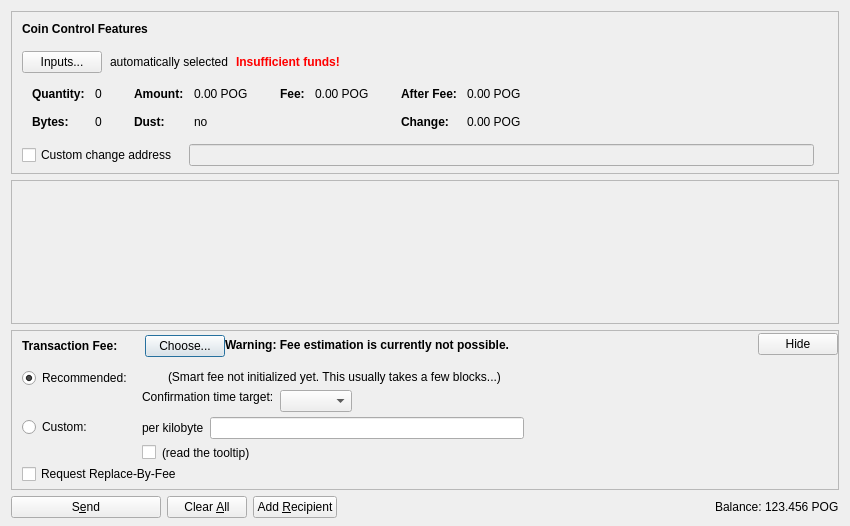
<?xml version="1.0" encoding="UTF-8"?>
<ui version="4.0">
 <class>SendCoinsDialog</class>
 <widget class="QDialog" name="SendCoinsDialog">
  <property name="geometry">
   <rect>
    <x>0</x>
    <y>0</y>
    <width>850</width>
    <height>526</height>
   </rect>
  </property>
  <property name="windowTitle">
   <string>Send Coins</string>
  </property>
  <layout class="QVBoxLayout" name="verticalLayout" stretch="0,1,0,0">
   <property name="bottomMargin">
    <number>8</number>
   </property>
   <item>
    <widget class="QFrame" name="frameCoinControl">
     <property name="sizePolicy">
      <sizepolicy hsizetype="Expanding" vsizetype="Expanding">
       <horstretch>0</horstretch>
       <verstretch>0</verstretch>
      </sizepolicy>
     </property>
     <property name="maximumSize">
      <size>
       <width>16777215</width>
       <height>16777215</height>
      </size>
     </property>
     <property name="frameShape">
      <enum>QFrame::StyledPanel</enum>
     </property>
     <property name="frameShadow">
      <enum>QFrame::Sunken</enum>
     </property>
     <layout class="QVBoxLayout" name="verticalLayoutCoinControl2">
      <property name="spacing">
       <number>0</number>
      </property>
      <property name="leftMargin">
       <number>0</number>
      </property>
      <property name="topMargin">
       <number>0</number>
      </property>
      <property name="rightMargin">
       <number>0</number>
      </property>
      <property name="bottomMargin">
       <number>6</number>
      </property>
      <item>
       <layout class="QVBoxLayout" name="verticalLayoutCoinControl" stretch="0,0,0,0,1">
        <property name="spacing">
         <number>0</number>
        </property>
        <property name="leftMargin">
         <number>10</number>
        </property>
        <property name="topMargin">
         <number>10</number>
        </property>
        <item>
         <layout class="QHBoxLayout" name="horizontalLayoutCoinControl1">
          <property name="bottomMargin">
           <number>15</number>
          </property>
          <item>
           <widget class="QLabel" name="labelCoinControlFeatures">
            <property name="sizePolicy">
             <sizepolicy hsizetype="Preferred" vsizetype="Maximum">
              <horstretch>0</horstretch>
              <verstretch>0</verstretch>
             </sizepolicy>
            </property>
            <property name="font">
             <font>
              <weight>75</weight>
              <bold>true</bold>
             </font>
            </property>
            <property name="styleSheet">
             <string notr="true">font-weight:bold;</string>
            </property>
            <property name="text">
             <string>Coin Control Features</string>
            </property>
           </widget>
          </item>
         </layout>
        </item>
        <item>
         <layout class="QHBoxLayout" name="horizontalLayoutCoinControl2" stretch="0,0,0,0">
          <property name="spacing">
           <number>8</number>
          </property>
          <property name="bottomMargin">
           <number>10</number>
          </property>
          <item>
           <widget class="QPushButton" name="pushButtonCoinControl">
            <property name="styleSheet">
             <string notr="true"/>
            </property>
            <property name="text">
             <string>Inputs...</string>
            </property>
            <property name="autoDefault">
             <bool>false</bool>
            </property>
           </widget>
          </item>
          <item>
           <widget class="QLabel" name="labelCoinControlAutomaticallySelected">
            <property name="text">
             <string>automatically selected</string>
            </property>
            <property name="margin">
             <number>5</number>
            </property>
           </widget>
          </item>
          <item>
           <widget class="QLabel" name="labelCoinControlInsuffFunds">
            <property name="font">
             <font>
              <weight>75</weight>
              <bold>true</bold>
             </font>
            </property>
            <property name="styleSheet">
             <string notr="true">color:red;font-weight:bold;</string>
            </property>
            <property name="text">
             <string>Insufficient funds!</string>
            </property>
            <property name="margin">
             <number>5</number>
            </property>
           </widget>
          </item>
          <item>
           <spacer name="horizontalSpacerCoinControl">
            <property name="orientation">
             <enum>Qt::Horizontal</enum>
            </property>
            <property name="sizeHint" stdset="0">
             <size>
              <width>40</width>
              <height>1</height>
             </size>
            </property>
           </spacer>
          </item>
         </layout>
        </item>
        <item>
         <widget class="QWidget" name="widgetCoinControl" native="true">
          <property name="sizePolicy">
           <sizepolicy hsizetype="Preferred" vsizetype="Preferred">
            <horstretch>0</horstretch>
            <verstretch>0</verstretch>
           </sizepolicy>
          </property>
          <property name="minimumSize">
           <size>
            <width>0</width>
            <height>0</height>
           </size>
          </property>
          <property name="styleSheet">
           <string notr="true"/>
          </property>
          <layout class="QHBoxLayout" name="horizontalLayoutCoinControl5">
           <property name="leftMargin">
            <number>0</number>
           </property>
           <property name="topMargin">
            <number>0</number>
           </property>
           <property name="rightMargin">
            <number>0</number>
           </property>
           <property name="bottomMargin">
            <number>0</number>
           </property>
           <item>
            <layout class="QHBoxLayout" name="horizontalLayoutCoinControl3" stretch="0,0,0,1">
             <property name="spacing">
              <number>20</number>
             </property>
             <property name="topMargin">
              <number>0</number>
             </property>
             <property name="bottomMargin">
              <number>10</number>
             </property>
             <item>
              <layout class="QFormLayout" name="formLayoutCoinControl1">
               <property name="horizontalSpacing">
                <number>10</number>
               </property>
               <property name="verticalSpacing">
                <number>14</number>
               </property>
               <property name="leftMargin">
                <number>10</number>
               </property>
               <property name="topMargin">
                <number>4</number>
               </property>
               <property name="rightMargin">
                <number>6</number>
               </property>
               <item row="0" column="0">
                <widget class="QLabel" name="labelCoinControlQuantityText">
                 <property name="font">
                  <font>
                   <weight>75</weight>
                   <bold>true</bold>
                  </font>
                 </property>
                 <property name="text">
                  <string>Quantity:</string>
                 </property>
                 <property name="margin">
                  <number>0</number>
                 </property>
                </widget>
               </item>
               <item row="0" column="1">
                <widget class="QLabel" name="labelCoinControlQuantity">
                 <property name="cursor">
                  <cursorShape>IBeamCursor</cursorShape>
                 </property>
                 <property name="contextMenuPolicy">
                  <enum>Qt::ActionsContextMenu</enum>
                 </property>
                 <property name="text">
                  <string notr="true">0</string>
                 </property>
                 <property name="margin">
                  <number>0</number>
                 </property>
                 <property name="textInteractionFlags">
                  <set>Qt::LinksAccessibleByMouse|Qt::TextSelectableByKeyboard|Qt::TextSelectableByMouse</set>
                 </property>
                </widget>
               </item>
               <item row="1" column="0">
                <widget class="QLabel" name="labelCoinControlBytesText">
                 <property name="font">
                  <font>
                   <weight>75</weight>
                   <bold>true</bold>
                  </font>
                 </property>
                 <property name="text">
                  <string>Bytes:</string>
                 </property>
                </widget>
               </item>
               <item row="1" column="1">
                <widget class="QLabel" name="labelCoinControlBytes">
                 <property name="cursor">
                  <cursorShape>IBeamCursor</cursorShape>
                 </property>
                 <property name="contextMenuPolicy">
                  <enum>Qt::ActionsContextMenu</enum>
                 </property>
                 <property name="text">
                  <string notr="true">0</string>
                 </property>
                 <property name="textInteractionFlags">
                  <set>Qt::LinksAccessibleByMouse|Qt::TextSelectableByKeyboard|Qt::TextSelectableByMouse</set>
                 </property>
                </widget>
               </item>
              </layout>
             </item>
             <item>
              <layout class="QFormLayout" name="formLayoutCoinControl2">
               <property name="horizontalSpacing">
                <number>10</number>
               </property>
               <property name="verticalSpacing">
                <number>14</number>
               </property>
               <property name="leftMargin">
                <number>6</number>
               </property>
               <property name="topMargin">
                <number>4</number>
               </property>
               <property name="rightMargin">
                <number>6</number>
               </property>
               <item row="0" column="0">
                <widget class="QLabel" name="labelCoinControlAmountText">
                 <property name="font">
                  <font>
                   <weight>75</weight>
                   <bold>true</bold>
                  </font>
                 </property>
                 <property name="text">
                  <string>Amount:</string>
                 </property>
                 <property name="margin">
                  <number>0</number>
                 </property>
                </widget>
               </item>
               <item row="0" column="1">
                <widget class="QLabel" name="labelCoinControlAmount">
                 <property name="cursor">
                  <cursorShape>IBeamCursor</cursorShape>
                 </property>
                 <property name="contextMenuPolicy">
                  <enum>Qt::ActionsContextMenu</enum>
                 </property>
                 <property name="text">
                  <string notr="true">0.00 POG</string>
                 </property>
                 <property name="textInteractionFlags">
                  <set>Qt::LinksAccessibleByMouse|Qt::TextSelectableByKeyboard|Qt::TextSelectableByMouse</set>
                 </property>
                </widget>
               </item>
               <item row="1" column="0">
                <widget class="QLabel" name="labelCoinControlLowOutputText">
                 <property name="font">
                  <font>
                   <weight>75</weight>
                   <bold>true</bold>
                  </font>
                 </property>
                 <property name="text">
                  <string>Dust:</string>
                 </property>
                </widget>
               </item>
               <item row="1" column="1">
                <widget class="QLabel" name="labelCoinControlLowOutput">
                 <property name="cursor">
                  <cursorShape>IBeamCursor</cursorShape>
                 </property>
                 <property name="contextMenuPolicy">
                  <enum>Qt::ActionsContextMenu</enum>
                 </property>
                 <property name="text">
                  <string notr="true">no</string>
                 </property>
                 <property name="textInteractionFlags">
                  <set>Qt::LinksAccessibleByMouse|Qt::TextSelectableByKeyboard|Qt::TextSelectableByMouse</set>
                 </property>
                </widget>
               </item>
              </layout>
             </item>
             <item>
              <layout class="QFormLayout" name="formLayoutCoinControl3">
               <property name="horizontalSpacing">
                <number>10</number>
               </property>
               <property name="verticalSpacing">
                <number>14</number>
               </property>
               <property name="leftMargin">
                <number>6</number>
               </property>
               <property name="topMargin">
                <number>4</number>
               </property>
               <property name="rightMargin">
                <number>6</number>
               </property>
               <item row="0" column="0">
                <widget class="QLabel" name="labelCoinControlFeeText">
                 <property name="font">
                  <font>
                   <weight>75</weight>
                   <bold>true</bold>
                  </font>
                 </property>
                 <property name="text">
                  <string>Fee:</string>
                 </property>
                 <property name="margin">
                  <number>0</number>
                 </property>
                </widget>
               </item>
               <item row="0" column="1">
                <widget class="QLabel" name="labelCoinControlFee">
                 <property name="cursor">
                  <cursorShape>IBeamCursor</cursorShape>
                 </property>
                 <property name="contextMenuPolicy">
                  <enum>Qt::ActionsContextMenu</enum>
                 </property>
                 <property name="text">
                  <string notr="true">0.00 POG</string>
                 </property>
                 <property name="textInteractionFlags">
                  <set>Qt::LinksAccessibleByMouse|Qt::TextSelectableByKeyboard|Qt::TextSelectableByMouse</set>
                 </property>
                </widget>
               </item>
              </layout>
             </item>
             <item>
              <layout class="QFormLayout" name="formLayoutCoinControl4">
               <property name="horizontalSpacing">
                <number>10</number>
               </property>
               <property name="verticalSpacing">
                <number>14</number>
               </property>
               <property name="leftMargin">
                <number>6</number>
               </property>
               <property name="topMargin">
                <number>4</number>
               </property>
               <property name="rightMargin">
                <number>6</number>
               </property>
               <item row="0" column="0">
                <widget class="QLabel" name="labelCoinControlAfterFeeText">
                 <property name="font">
                  <font>
                   <weight>75</weight>
                   <bold>true</bold>
                  </font>
                 </property>
                 <property name="text">
                  <string>After Fee:</string>
                 </property>
                 <property name="margin">
                  <number>0</number>
                 </property>
                </widget>
               </item>
               <item row="0" column="1">
                <widget class="QLabel" name="labelCoinControlAfterFee">
                 <property name="cursor">
                  <cursorShape>IBeamCursor</cursorShape>
                 </property>
                 <property name="contextMenuPolicy">
                  <enum>Qt::ActionsContextMenu</enum>
                 </property>
                 <property name="text">
                  <string notr="true">0.00 POG</string>
                 </property>
                 <property name="textInteractionFlags">
                  <set>Qt::LinksAccessibleByMouse|Qt::TextSelectableByKeyboard|Qt::TextSelectableByMouse</set>
                 </property>
                </widget>
               </item>
               <item row="1" column="0">
                <widget class="QLabel" name="labelCoinControlChangeText">
                 <property name="font">
                  <font>
                   <weight>75</weight>
                   <bold>true</bold>
                  </font>
                 </property>
                 <property name="text">
                  <string>Change:</string>
                 </property>
                </widget>
               </item>
               <item row="1" column="1">
                <widget class="QLabel" name="labelCoinControlChange">
                 <property name="cursor">
                  <cursorShape>IBeamCursor</cursorShape>
                 </property>
                 <property name="contextMenuPolicy">
                  <enum>Qt::ActionsContextMenu</enum>
                 </property>
                 <property name="text">
                  <string notr="true">0.00 POG</string>
                 </property>
                 <property name="textInteractionFlags">
                  <set>Qt::LinksAccessibleByMouse|Qt::TextSelectableByKeyboard|Qt::TextSelectableByMouse</set>
                 </property>
                </widget>
               </item>
              </layout>
             </item>
            </layout>
           </item>
          </layout>
         </widget>
        </item>
        <item>
         <layout class="QHBoxLayout" name="horizontalLayoutCoinControl4" stretch="0,0,0">
          <property name="spacing">
           <number>12</number>
          </property>
          <property name="sizeConstraint">
           <enum>QLayout::SetDefaultConstraint</enum>
          </property>
          <property name="topMargin">
           <number>5</number>
          </property>
          <property name="rightMargin">
           <number>5</number>
          </property>
          <item>
           <widget class="QCheckBox" name="checkBoxCoinControlChange">
            <property name="toolTip">
             <string>If this is activated, but the change address is empty or invalid, change will be sent to a newly generated address.</string>
            </property>
            <property name="text">
             <string>Custom change address</string>
            </property>
           </widget>
          </item>
          <item>
           <widget class="QValidatedLineEdit" name="lineEditCoinControlChange">
            <property name="enabled">
             <bool>false</bool>
            </property>
            <property name="sizePolicy">
             <sizepolicy hsizetype="Expanding" vsizetype="Fixed">
              <horstretch>0</horstretch>
              <verstretch>0</verstretch>
             </sizepolicy>
            </property>
           </widget>
          </item>
          <item>
           <widget class="QLabel" name="labelCoinControlChangeLabel">
            <property name="sizePolicy">
             <sizepolicy hsizetype="Preferred" vsizetype="Expanding">
              <horstretch>0</horstretch>
              <verstretch>0</verstretch>
             </sizepolicy>
            </property>
            <property name="minimumSize">
             <size>
              <width>0</width>
              <height>0</height>
             </size>
            </property>
            <property name="text">
             <string/>
            </property>
            <property name="margin">
             <number>3</number>
            </property>
           </widget>
          </item>
         </layout>
        </item>
        <item>
         <spacer name="verticalSpacerCoinControl">
          <property name="orientation">
           <enum>Qt::Vertical</enum>
          </property>
          <property name="sizeHint" stdset="0">
           <size>
            <width>800</width>
            <height>1</height>
           </size>
          </property>
         </spacer>
        </item>
       </layout>
      </item>
     </layout>
    </widget>
   </item>
   <item>
    <widget class="QScrollArea" name="scrollArea">
     <property name="widgetResizable">
      <bool>true</bool>
     </property>
     <widget class="QWidget" name="scrollAreaWidgetContents">
      <property name="geometry">
       <rect>
        <x>0</x>
        <y>0</y>
        <width>830</width>
        <height>104</height>
       </rect>
      </property>
      <layout class="QVBoxLayout" name="verticalLayout_2" stretch="0,1">
       <property name="leftMargin">
        <number>0</number>
       </property>
       <property name="topMargin">
        <number>0</number>
       </property>
       <property name="rightMargin">
        <number>0</number>
       </property>
       <property name="bottomMargin">
        <number>0</number>
       </property>
       <item>
        <layout class="QVBoxLayout" name="entries">
         <property name="spacing">
          <number>6</number>
         </property>
        </layout>
       </item>
       <item>
        <spacer name="verticalSpacer">
         <property name="orientation">
          <enum>Qt::Vertical</enum>
         </property>
         <property name="sizeHint" stdset="0">
          <size>
           <width>20</width>
           <height>40</height>
          </size>
         </property>
        </spacer>
       </item>
      </layout>
     </widget>
    </widget>
   </item>
   <item>
    <widget class="QFrame" name="frameFee">
     <property name="sizePolicy">
      <sizepolicy hsizetype="Expanding" vsizetype="Expanding">
       <horstretch>0</horstretch>
       <verstretch>0</verstretch>
      </sizepolicy>
     </property>
     <property name="maximumSize">
      <size>
       <width>16777215</width>
       <height>16777215</height>
      </size>
     </property>
     <property name="frameShape">
      <enum>QFrame::StyledPanel</enum>
     </property>
     <property name="frameShadow">
      <enum>QFrame::Sunken</enum>
     </property>
     <layout class="QVBoxLayout" name="verticalLayoutFee1">
      <property name="spacing">
       <number>0</number>
      </property>
      <property name="leftMargin">
       <number>0</number>
      </property>
      <property name="topMargin">
       <number>0</number>
      </property>
      <property name="rightMargin">
       <number>0</number>
      </property>
      <property name="bottomMargin">
       <number>0</number>
      </property>
      <item>
       <layout class="QVBoxLayout" name="verticalLayoutFee2" stretch="0,0,0">
        <property name="spacing">
         <number>0</number>
        </property>
        <property name="leftMargin">
         <number>10</number>
        </property>
        <property name="topMargin">
         <number>0</number>
        </property>
        <item>
         <layout class="QHBoxLayout" name="horizontalLayoutFee1">
          <property name="bottomMargin">
           <number>0</number>
          </property>
          <item>
           <layout class="QVBoxLayout" name="verticalLayoutFee7">
            <property name="spacing">
             <number>0</number>
            </property>
            <item>
             <spacer name="verticalSpacerSmartFee">
              <property name="orientation">
               <enum>Qt::Vertical</enum>
              </property>
              <property name="sizeType">
               <enum>QSizePolicy::Fixed</enum>
              </property>
              <property name="sizeHint" stdset="0">
               <size>
                <width>1</width>
                <height>4</height>
               </size>
              </property>
             </spacer>
            </item>
            <item>
             <layout class="QHBoxLayout" name="horizontalLayoutSmartFee">
              <property name="spacing">
               <number>10</number>
              </property>
              <item>
               <widget class="QLabel" name="labelFeeHeadline">
                <property name="sizePolicy">
                 <sizepolicy hsizetype="Preferred" vsizetype="Maximum">
                  <horstretch>0</horstretch>
                  <verstretch>0</verstretch>
                 </sizepolicy>
                </property>
                <property name="font">
                 <font>
                  <weight>75</weight>
                  <bold>true</bold>
                 </font>
                </property>
                <property name="styleSheet">
                 <string notr="true">font-weight:bold;</string>
                </property>
                <property name="text">
                 <string>Transaction Fee:</string>
                </property>
               </widget>
              </item>
              <item>
               <widget class="QLabel" name="labelFeeMinimized">
                <property name="text">
                 <string/>
                </property>
               </widget>
              </item>
              <item>
               <widget class="QPushButton" name="buttonChooseFee">
                <property name="text">
                 <string>Choose...</string>
                </property>
               </widget>
              </item>
             </layout>
            </item>
            <item>
             <spacer name="verticalSpacer_5">
              <property name="orientation">
               <enum>Qt::Vertical</enum>
              </property>
              <property name="sizeHint" stdset="0">
               <size>
                <width>1</width>
                <height>1</height>
               </size>
              </property>
             </spacer>
            </item>
           </layout>
          </item>
          <item>
           <widget class="QLabel" name="fallbackFeeWarningLabel">
            <property name="toolTip">
             <string>Using the fallbackfee can result in sending a transaction that will take several hours or days (or never) to confirm. Consider choosing your fee manually or wait until you have validated the complete chain.</string>
            </property>
            <property name="font">
            <font>
                <weight>75</weight>
                <bold>true</bold>
            </font>
            </property>
            <property name="text">
             <string>Warning: Fee estimation is currently not possible.</string>
            </property>
            <property name="wordWrap">
             <bool>false</bool>
            </property>
           </widget>
          </item>
          <item>
           <spacer name="horizontalSpacer_4">
            <property name="orientation">
             <enum>Qt::Horizontal</enum>
            </property>
            <property name="sizeType">
             <enum>QSizePolicy::MinimumExpanding</enum>
            </property>
            <property name="sizeHint" stdset="0">
             <size>
              <width>40</width>
              <height>20</height>
             </size>
            </property>
           </spacer>
          </item>
          <item>
           <widget class="QPushButton" name="buttonMinimizeFee">
            <property name="toolTip">
             <string>collapse fee-settings</string>
            </property>
            <property name="text">
             <string>Hide</string>
            </property>
           </widget>
          </item>
         </layout>
        </item>
        <item>
         <widget class="QFrame" name="frameFeeSelection">
          <layout class="QVBoxLayout" name="verticalLayoutFee12">
           <property name="spacing">
            <number>0</number>
           </property>
           <property name="leftMargin">
            <number>0</number>
           </property>
           <property name="topMargin">
            <number>0</number>
           </property>
           <property name="rightMargin">
            <number>0</number>
           </property>
           <property name="bottomMargin">
            <number>0</number>
           </property>
           <item>
            <layout class="QGridLayout" name="gridLayoutFee">
             <property name="topMargin">
              <number>10</number>
             </property>
             <property name="bottomMargin">
              <number>4</number>
             </property>
             <property name="horizontalSpacing">
              <number>10</number>
             </property>
             <property name="verticalSpacing">
              <number>4</number>
             </property>
             <item row="1" column="1">
              <layout class="QVBoxLayout" name="verticalLayoutFee8">
               <property name="spacing">
                <number>6</number>
               </property>
               <item>
                <layout class="QHBoxLayout" name="horizontalLayoutFee13">
                 <item>
                  <widget class="QLabel" name="labelCustomPerKilobyte">
                   <property name="toolTip">
                    <string>If the custom fee is set to 1000 satoshis and the transaction is only 250 bytes, then &quot;per kilobyte&quot; only pays 250 satoshis in fee, while &quot;total at least&quot; pays 1000 satoshis. For transactions bigger than a kilobyte both pay by kilobyte.</string>
                   </property>
                   <property name="text">
                    <string>per kilobyte</string>
                   </property>
                  </widget>
                 </item>
                 <item>
                  <widget class="ProofOfGamingAmountField" name="customFee"/>
                 </item>
                 <item>
                  <spacer name="horizontalSpacer_6">
                   <property name="orientation">
                    <enum>Qt::Horizontal</enum>
                   </property>
                   <property name="sizeHint" stdset="0">
                    <size>
                     <width>1</width>
                     <height>1</height>
                    </size>
                   </property>
                  </spacer>
                 </item>
                </layout>
               </item>
               <item>
                <layout class="QHBoxLayout" name="horizontalLayoutFee8">
                 <item>
                  <widget class="QCheckBox" name="checkBoxMinimumFee">
                   <property name="toolTip">
                    <string>Paying only the minimum fee is just fine as long as there is less transaction volume than space in the blocks. But be aware that this can end up in a never confirming transaction once there is more demand for proofofgaming transactions than the network can process.</string>
                   </property>
                   <property name="text">
                    <string/>
                   </property>
                  </widget>
                 </item>
                 <item>
                  <widget class="QLabel" name="labelMinFeeWarning">
                   <property name="enabled">
                    <bool>true</bool>
                   </property>
                   <property name="toolTip">
                    <string>Paying only the minimum fee is just fine as long as there is less transaction volume than space in the blocks. But be aware that this can end up in a never confirming transaction once there is more demand for proofofgaming transactions than the network can process.</string>
                   </property>
                   <property name="text">
                    <string>(read the tooltip)</string>
                   </property>
                   <property name="margin">
                    <number>5</number>
                   </property>
                  </widget>
                 </item>
                 <item>
                  <spacer name="horizontalSpacer_2">
                   <property name="orientation">
                    <enum>Qt::Horizontal</enum>
                   </property>
                   <property name="sizeHint" stdset="0">
                    <size>
                     <width>1</width>
                     <height>1</height>
                    </size>
                   </property>
                  </spacer>
                 </item>
                </layout>
               </item>
              </layout>
             </item>
             <item row="0" column="0">
              <layout class="QVBoxLayout" name="verticalLayoutFee4" stretch="0,1">
               <item>
                <widget class="QRadioButton" name="radioSmartFee">
                 <property name="text">
                  <string>Recommended:</string>
                 </property>
                 <property name="checked">
                  <bool>true</bool>
                 </property>
                 <attribute name="buttonGroup">
                  <string notr="true">groupFee</string>
                 </attribute>
                </widget>
               </item>
               <item>
                <spacer name="verticalSpacer_2">
                 <property name="orientation">
                  <enum>Qt::Vertical</enum>
                 </property>
                 <property name="sizeHint" stdset="0">
                  <size>
                   <width>1</width>
                   <height>1</height>
                  </size>
                 </property>
                </spacer>
               </item>
              </layout>
             </item>
             <item row="1" column="0">
              <layout class="QVBoxLayout" name="verticalLayoutFee9" stretch="0,1">
               <item>
                <widget class="QRadioButton" name="radioCustomFee">
                 <property name="text">
                  <string>Custom:</string>
                 </property>
                 <attribute name="buttonGroup">
                  <string notr="true">groupFee</string>
                 </attribute>
                </widget>
               </item>
               <item>
                <spacer name="verticalSpacer_6">
                 <property name="orientation">
                  <enum>Qt::Vertical</enum>
                 </property>
                 <property name="sizeHint" stdset="0">
                  <size>
                   <width>1</width>
                   <height>1</height>
                  </size>
                 </property>
                </spacer>
               </item>
              </layout>
             </item>
             <item row="0" column="1">
              <layout class="QVBoxLayout" name="verticalLayoutFee3" stretch="0,0,1">
               <property name="spacing">
                <number>6</number>
               </property>
               <property name="topMargin">
                <number>2</number>
               </property>
               <item>
                <layout class="QHBoxLayout" name="horizontalLayoutFee12">
                 <item>
                  <widget class="QLabel" name="labelSmartFee">
                   <property name="text">
                    <string/>
                   </property>
                   <property name="margin">
                    <number>2</number>
                   </property>
                  </widget>
                 </item>
                 <item>
                  <widget class="QLabel" name="labelFeeEstimation">
                   <property name="text">
                    <string/>
                   </property>
                  </widget>
                 </item>
                 <item>
                  <widget class="QLabel" name="labelSmartFee2">
                   <property name="text">
                    <string>(Smart fee not initialized yet. This usually takes a few blocks...)</string>
                   </property>
                   <property name="margin">
                    <number>2</number>
                   </property>
                  </widget>
                 </item>
                 <item>
                  <spacer name="horizontalSpacer_5">
                   <property name="orientation">
                    <enum>Qt::Horizontal</enum>
                   </property>
                   <property name="sizeHint" stdset="0">
                    <size>
                     <width>1</width>
                     <height>1</height>
                    </size>
                   </property>
                  </spacer>
                 </item>
                </layout>
               </item>
               <item>
                <layout class="QHBoxLayout" name="horizontalLayoutFee9">
                 <item>
                  <layout class="QVBoxLayout" name="verticalLayoutFee6">
                   <item>
                    <widget class="QLabel" name="labelSmartFee3">
                     <property name="text">
                      <string>Confirmation time target:</string>
                     </property>
                     <property name="margin">
                      <number>2</number>
                     </property>
                    </widget>
                   </item>
                   <item>
                    <spacer name="verticalSpacer_3">
                     <property name="orientation">
                      <enum>Qt::Vertical</enum>
                     </property>
                     <property name="sizeHint" stdset="0">
                      <size>
                       <width>1</width>
                       <height>1</height>
                      </size>
                     </property>
                    </spacer>
                   </item>
                  </layout>
                 </item>
                 <item>
                  <layout class="QVBoxLayout" name="verticalLayoutFee5">
                   <property name="rightMargin">
                    <number>30</number>
                   </property>
                   <item>
                    <layout class="QHBoxLayout" name="horizontalLayoutConfTarget">
                     <property name="bottomMargin">
                      <number>0</number>
                     </property>
                     <item>
                      <widget class="QComboBox" name="confTargetSelector"/>
                     </item>
                     <item>
                      <spacer name="horizontalSpacerConfTarget">
                       <property name="orientation">
                        <enum>Qt::Horizontal</enum>
                       </property>
                       <property name="sizeHint" stdset="0">
                        <size>
                         <width>40</width>
                         <height>20</height>
                        </size>
                       </property>
                      </spacer>
                     </item>
                    </layout>
                   </item>
                  </layout>
                 </item>
                </layout>
               </item>
               <item>
                <spacer name="verticalSpacer_4">
                 <property name="orientation">
                  <enum>Qt::Vertical</enum>
                 </property>
                 <property name="sizeHint" stdset="0">
                  <size>
                   <width>1</width>
                   <height>1</height>
                  </size>
                 </property>
                </spacer>
               </item>
              </layout>
             </item>
            </layout>
           </item>
           <item>
            <widget class="QCheckBox" name="optInRBF">
             <property name="text">
              <string>Request Replace-By-Fee</string>
             </property>
             <property name="toolTip">
              <string>Indicates that the sender may wish to replace this transaction with a new one paying higher fees (prior to being confirmed).</string>
             </property>
            </widget>
           </item>
          </layout>
         </widget>
        </item>
        <item>
         <spacer name="verticalSpacerFee">
          <property name="orientation">
           <enum>Qt::Vertical</enum>
          </property>
          <property name="sizeHint" stdset="0">
           <size>
            <width>40</width>
            <height>5</height>
           </size>
          </property>
         </spacer>
        </item>
       </layout>
      </item>
     </layout>
    </widget>
   </item>
   <item>
    <layout class="QHBoxLayout" name="horizontalLayout">
     <item>
      <widget class="QPushButton" name="sendButton">
       <property name="minimumSize">
        <size>
         <width>150</width>
         <height>0</height>
        </size>
       </property>
       <property name="toolTip">
        <string>Confirm the send action</string>
       </property>
       <property name="text">
        <string>S&amp;end</string>
       </property>
       <property name="icon">
        <iconset resource="../proofofgaming.qrc">
         <normaloff>:/icons/send</normaloff>:/icons/send</iconset>
       </property>
       <property name="autoDefault">
        <bool>false</bool>
       </property>
       <property name="default">
        <bool>false</bool>
       </property>
      </widget>
     </item>
     <item>
      <widget class="QPushButton" name="clearButton">
       <property name="sizePolicy">
        <sizepolicy hsizetype="Minimum" vsizetype="Fixed">
         <horstretch>0</horstretch>
         <verstretch>0</verstretch>
        </sizepolicy>
       </property>
       <property name="toolTip">
        <string>Clear all fields of the form.</string>
       </property>
       <property name="text">
        <string>Clear &amp;All</string>
       </property>
       <property name="icon">
        <iconset resource="../proofofgaming.qrc">
         <normaloff>:/icons/remove</normaloff>:/icons/remove</iconset>
       </property>
       <property name="autoDefault">
        <bool>false</bool>
       </property>
      </widget>
     </item>
     <item>
      <widget class="QPushButton" name="addButton">
       <property name="toolTip">
        <string>Send to multiple recipients at once</string>
       </property>
       <property name="text">
        <string>Add &amp;Recipient</string>
       </property>
       <property name="icon">
        <iconset resource="../proofofgaming.qrc">
         <normaloff>:/icons/add</normaloff>:/icons/add</iconset>
       </property>
       <property name="autoDefault">
        <bool>false</bool>
       </property>
      </widget>
     </item>
     <item>
      <spacer name="horizontalSpacer">
       <property name="orientation">
        <enum>Qt::Horizontal</enum>
       </property>
       <property name="sizeHint" stdset="0">
        <size>
         <width>40</width>
         <height>20</height>
        </size>
       </property>
      </spacer>
     </item>
     <item>
      <layout class="QHBoxLayout" name="horizontalLayout_2">
       <property name="spacing">
        <number>3</number>
       </property>
       <item>
        <widget class="QLabel" name="label">
         <property name="sizePolicy">
          <sizepolicy hsizetype="Preferred" vsizetype="Fixed">
           <horstretch>0</horstretch>
           <verstretch>0</verstretch>
          </sizepolicy>
         </property>
         <property name="text">
          <string>Balance:</string>
         </property>
        </widget>
       </item>
       <item>
        <widget class="QLabel" name="labelBalance">
         <property name="sizePolicy">
          <sizepolicy hsizetype="Preferred" vsizetype="Fixed">
           <horstretch>0</horstretch>
           <verstretch>0</verstretch>
          </sizepolicy>
         </property>
         <property name="cursor">
          <cursorShape>IBeamCursor</cursorShape>
         </property>
         <property name="text">
          <string notr="true">123.456 POG</string>
         </property>
         <property name="textInteractionFlags">
          <set>Qt::LinksAccessibleByMouse|Qt::TextSelectableByKeyboard|Qt::TextSelectableByMouse</set>
         </property>
        </widget>
       </item>
      </layout>
     </item>
    </layout>
   </item>
  </layout>
 </widget>
 <customwidgets>
  <customwidget>
   <class>QValidatedLineEdit</class>
   <extends>QLineEdit</extends>
   <header>qvalidatedlineedit.h</header>
  </customwidget>
  <customwidget>
   <class>ProofOfGamingAmountField</class>
   <extends>QLineEdit</extends>
   <header>proofofgamingamountfield.h</header>
   <container>1</container>
  </customwidget>
 </customwidgets>
 <resources>
  <include location="../proofofgaming.qrc"/>
 </resources>
 <connections/>
 <buttongroups>
  <buttongroup name="groupFee"/>
 </buttongroups>
</ui>
